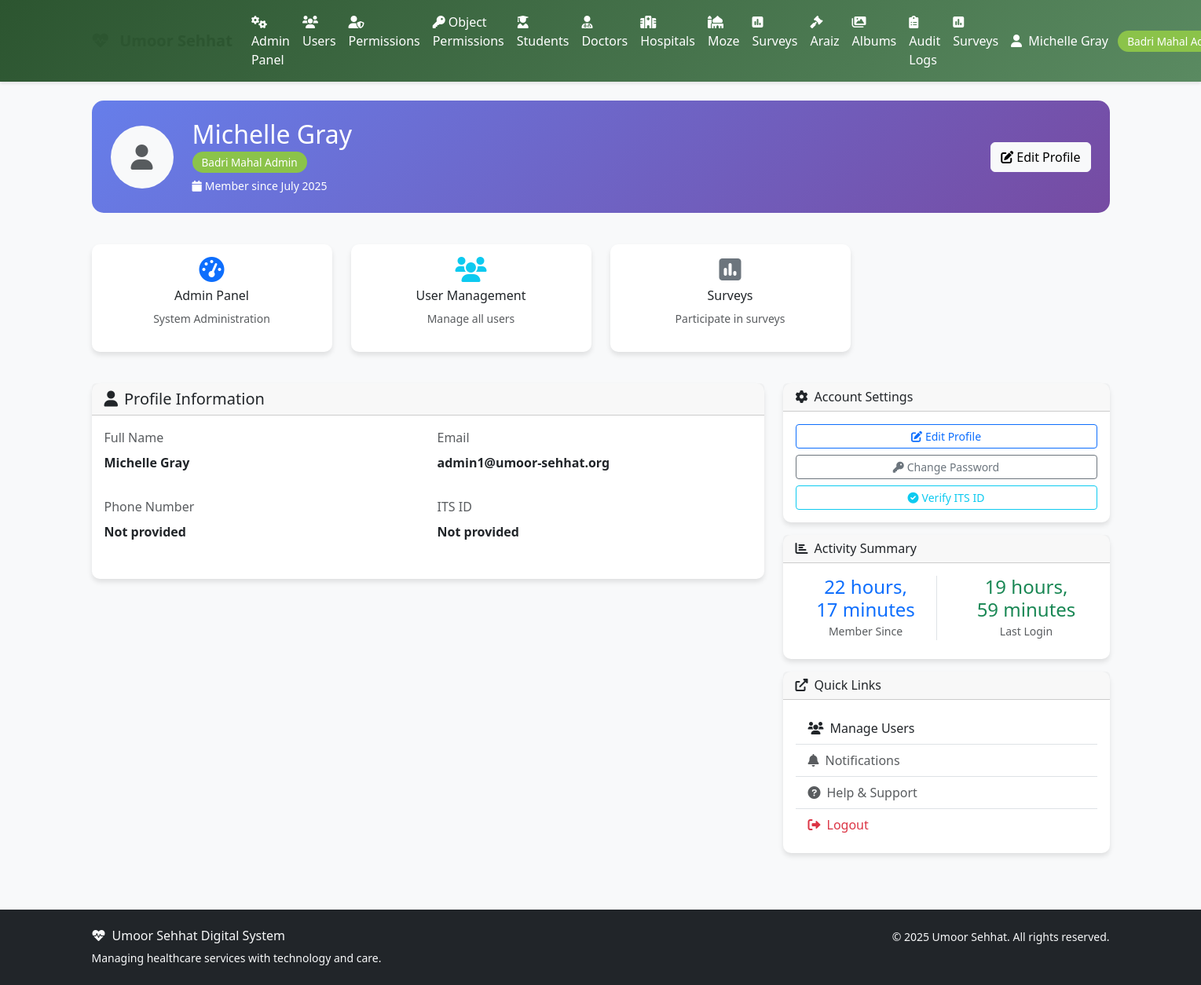
Page /accounts/profile/ (signed in) on the earlier database version.
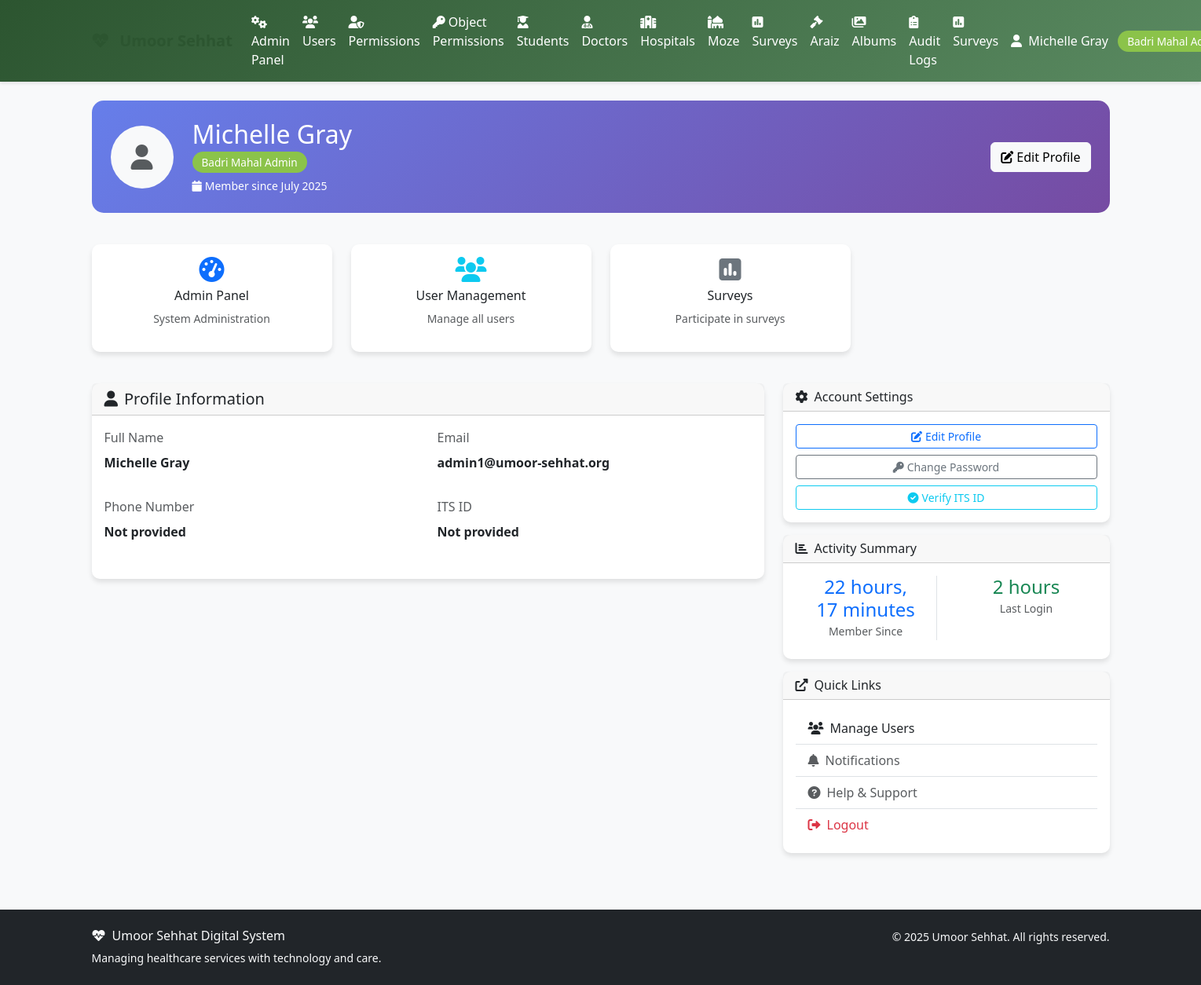
Same page on the later database version.
### accounts/models.py (models this page shows, shortened)
class User(AbstractUser):
    ROLE_CHOICES = [
        ('aamil', 'Aamil'),
        ('moze_coordinator', 'Moze Coordinator'),
        ('doctor', 'Doctor'),
        ('student', 'Student'),
        ('badri_mahal_admin', 'Badri Mahal Admin'),
    ]
    role = models.CharField(max_length=20, choices=ROLE_CHOICES, default='student')
    its_id = models.CharField(
        max_length=8,
        unique=True,
        null=True,
        blank=True,
        validators=[RegexValidator(
            regex=r'^\d{8}$',
            message='ITS ID must be exactly 8 digits',
            code='invalid_its_id'
        )],
        help_text='8-digit ITS ID'
    )
    phone_number = models.CharField(max_length=15, blank=True, null=True)
    profile_photo = models.ImageField(upload_to='profile_photos/', blank=True, null=True)
    arabic_name = models.CharField(max_length=100, blank=True, null=True)
    age = models.PositiveIntegerField(blank=True, null=True)
    verified_certificate = models.FileField(upload_to='certificates/', blank=True, null=True)
    specialty = models.CharField(max_length=100, blank=True, null=True)
    college = models.CharField(max_length=100, blank=True, null=True)  # For students
    specialization = models.CharField(max_length=100, blank=True, null=True)  # For students
    created_at = models.DateTimeField(auto_now_add=True)
    updated_at = models.DateTimeField(auto_now=True)
    def get_full_name(self):
        if self.arabic_name:
            return self.arabic_name
        return super().get_full_name() or self.username
    @property
    def is_aamil(self):
        return self.role == 'aamil'
    @property
    def is_moze_coordinator(self):
        return self.role == 'moze_coordinator'
    @property
    def is_doctor(self):
        return self.role == 'doctor'
    @property
    def is_student(self):
        return self.role == 'student'
    @property
    def is_admin(self):
        return self.role == 'badri_mahal_admin' or self.is_superuser
    class Meta:
        verbose_name = 'User'
        verbose_name_plural = 'Users'
        ordering = ['first_name', 'last_name']

### accounts/views.py (the view)
# urls.py: path('profile/', views.ProfileView.as_view(), name='profile'),
class ProfileView(LoginRequiredMixin, TemplateView):
    template_name = 'accounts/profile.html'
    def get_context_data(self, **kwargs):
        context = super().get_context_data(**kwargs)
        user = self.request.user
        profile, created = UserProfile.objects.get_or_create(user=user)
        context.update({
            'user': user,
            'profile': profile,
            'role_display': user.get_role_display(),
        })
        if user.is_student:
            try:
                student_profile = user.student_profile
                context['student_profile'] = student_profile
            except:
                pass
        elif user.is_doctor:
            try:
                doctor_profile = user.doctor_profile
                context['doctor_profile'] = doctor_profile
            except:
                pass
        return context

### templates/accounts/profile.html (shortened to what the changed rows need)
{% extends 'base.html' %}
{% block content %}
<div class="container">
    <div class="row">
        <div class="col-12 mb-4">
            <div class="dashboard-card">
                <div class="row align-items-center">
                    <div class="col">
                        <h2 class="mb-1">{{ user.get_full_name|default:user.username }}</h2>
                        <p class="mb-2">
                            <span class="role-badge">{{ user.get_role_display }}</span>
                        </p>
                        <p class="mb-0 small">
                            <i class="fas fa-calendar me-1"></i>Member since {{ user.date_joined|date:"F Y" }}
                        </p>
                    </div>
                </div>
            </div>
        </div>
        <div class="col-md-8">
            <div class="card">
                <div class="card-body">
                    <div class="row">
                        <div class="col-sm-6 mb-3">
                            <label class="form-label text-muted">Full Name</label>
                            <p class="fw-bold">{{ user.get_full_name|default:"Not provided" }}</p>
                        </div>
                        <div class="col-sm-6 mb-3">
                            <label class="form-label text-muted">Email</label>
                            <p class="fw-bold">{{ user.email|default:"Not provided" }}</p>
                        </div>
                        <div class="col-sm-6 mb-3">
                            <label class="form-label text-muted">Phone Number</label>
                            <p class="fw-bold">{{ user.phone_number|default:"Not provided" }}</p>
                        </div>
                        <div class="col-sm-6 mb-3">
                            <label class="form-label text-muted">ITS ID</label>
                            <p class="fw-bold">{{ user.its_id|default:"Not provided" }}</p>
                        </div>
                    </div>
                </div>
            </div>
        </div>
        <div class="col-md-4">
            <div class="card mt-3">
                <div class="card-body">
                    <div class="row text-center">
                        <div class="col-6 mb-2">
                            <div class="border-end">
                                <h4 class="text-primary mb-0">{{ user.date_joined|timesince }}</h4>
                                <small class="text-muted">Member Since</small>
                            </div>
                        </div>
                        <div class="col-6 mb-2">
                            <h4 class="text-success mb-0">{{ user.last_login|timesince }}</h4>
                            <small class="text-muted">Last Login</small>
                        </div>
                    </div>
                </div>
            </div>
        </div>
    </div>
</div>
{% endblock %}

### templates/base.html (shortened to what the changed rows need)
<!DOCTYPE html>
<html lang="en">
<head>
    <link href="https://cdn.jsdelivr.net/npm/bootstrap@5.3.0/dist/css/bootstrap.min.css" rel="stylesheet">
    <link href="https://cdnjs.cloudflare.com/ajax/libs/font-awesome/6.0.0/css/all.min.css" rel="stylesheet">
</head>
<body>
    <nav class="navbar navbar-expand-lg navbar-custom">
        <div class="container">
            <div class="collapse navbar-collapse" id="navbarNav">
                {% if user.is_authenticated %}
                    <ul class="navbar-nav me-auto">
                        {% if user.is_admin %}
                            <li class="nav-item">
                                <a class="nav-link" href="{% url 'admin:index' %}">
                                    <i class="fas fa-cogs me-1"></i>Admin Panel
                                </a>
                            </li>
                            <li class="nav-item">
                                <a class="nav-link" href="{% url 'accounts:user_list' %}">
                                    <i class="fas fa-users me-1"></i>Users
                                </a>
                            </li>
                            <li class="nav-item">
                                <a class="nav-link" href="{% url 'accounts:permission_management' %}">
                                    <i class="fas fa-user-shield me-1"></i>Permissions
                                </a>
                            </li>
                            <li class="nav-item">
                                <a class="nav-link" href="{% url 'accounts:object_permission_management' %}">
                                    <i class="fas fa-key me-1"></i>Object Permissions
                                </a>
                            </li>
                            <li class="nav-item">
                                <a class="nav-link" href="{% url 'students:student_list' %}">
                                    <i class="fas fa-user-graduate me-1"></i>Students
                                </a>
                            </li>
                            <li class="nav-item">
                                <a class="nav-link" href="{% url 'doctordirectory:doctor_list' %}">
                                    <i class="fas fa-user-md me-1"></i>Doctors
                                </a>
                            </li>
                            <li class="nav-item">
                                <a class="nav-link" href="{% url 'mahalshifa:hospital_list' %}">
                                    <i class="fas fa-hospital me-1"></i>Hospitals
                                </a>
                            </li>
                            <li class="nav-item">
                                <a class="nav-link" href="{% url 'moze:list' %}">
                                    <i class="fas fa-mosque me-1"></i>Moze
                                </a>
                            </li>
                            <li class="nav-item">
                                <a class="nav-link" href="{% url 'surveys:list' %}">
                                    <i class="fas fa-poll me-1"></i>Surveys
                                </a>
                            </li>
                            <li class="nav-item">
                                <a class="nav-link" href="{% url 'araz:petition_list' %}">
                                    <i class="fas fa-gavel me-1"></i>Araiz
                                </a>
                            </li>
                            <li class="nav-item">
                                <a class="nav-link" href="{% url 'photos:album_list' %}">
                                    <i class="fas fa-images me-1"></i>Albums
                                </a>
                            </li>
                            <li class="nav-item">
                                <a class="nav-link" href="{% url 'accounts:audit_log_list' %}">
                                    <i class="fas fa-clipboard-list me-1"></i>Audit Logs
                                </a>
                            </li>
                        {% endif %}
                        <li class="nav-item">
                            <a class="nav-link" href="{% url 'surveys:list' %}" class="text-decoration-none">
                                <i class="fas fa-poll me-1"></i>Surveys
                            </a>
                        </li>
                    </ul>
                    <ul class="navbar-nav">
                        <li class="nav-item dropdown">
                            <a class="nav-link dropdown-toggle" href="#" id="navbarDropdown" role="button" data-bs-toggle="dropdown">
                                <i class="fas fa-user me-1"></i>
                                {{ user.get_full_name|default:user.username }}
                                <span class="role-badge ms-2">{{ user.get_role_display }}</span>
                            </a>
                        </li>
                    </ul>
                {% endif %}
            </div>
        </div>
    </nav>
    <main class="container-fluid py-4">
        {% block content %}{% endblock %}
    </main>
</body>
</html>

Differences in the rows shown:
changed User "Michelle Gray": last_login "19 hours, 59 minutes" → "2 hours"
